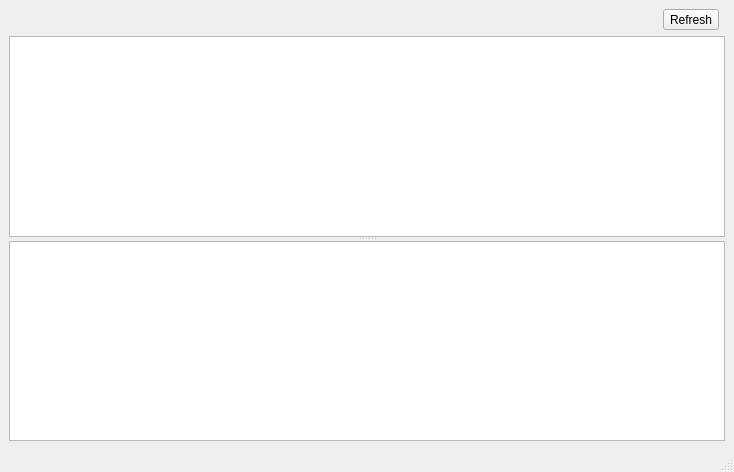
<ui version="4.0" >
 <class>MainWindow</class>
 <widget class="QMainWindow" name="MainWindow" >
  <property name="geometry" >
   <rect>
    <x>0</x>
    <y>0</y>
    <width>734</width>
    <height>472</height>
   </rect>
  </property>
  <property name="windowTitle" >
   <string>Mail</string>
  </property>
  <widget class="QWidget" name="centralwidget" >
   <layout class="QGridLayout" name="gridLayout" >
    <item row="0" column="2" >
     <widget class="QToolButton" name="toolButton" >
      <property name="text" >
       <string>Refresh</string>
      </property>
     </widget>
    </item>
    <item row="0" column="1" >
     <spacer name="horizontalSpacer" >
      <property name="orientation" >
       <enum>Qt::Horizontal</enum>
      </property>
      <property name="sizeHint" stdset="0" >
       <size>
        <width>710</width>
        <height>17</height>
       </size>
      </property>
     </spacer>
    </item>
    <item row="0" column="0" >
     <widget class="QLabel" name="label" >
      <property name="text" >
       <string/>
      </property>
     </widget>
    </item>
    <item row="1" column="0" colspan="4" >
     <widget class="QSplitter" name="splitter" >
      <property name="orientation" >
       <enum>Qt::Vertical</enum>
      </property>
      <widget class="QTableWidget" name="tableWidget" />
      <widget class="QTextBrowser" name="textBrowser" />
     </widget>
    </item>
   </layout>
  </widget>
  <widget class="QMenuBar" name="menubar" >
   <property name="geometry" >
    <rect>
     <x>0</x>
     <y>0</y>
     <width>734</width>
     <height>19</height>
    </rect>
   </property>
  </widget>
  <widget class="QStatusBar" name="statusbar" />
 </widget>
 <resources/>
 <connections/>
 <slots>
  <slot>mailOpen()</slot>
 </slots>
</ui>
